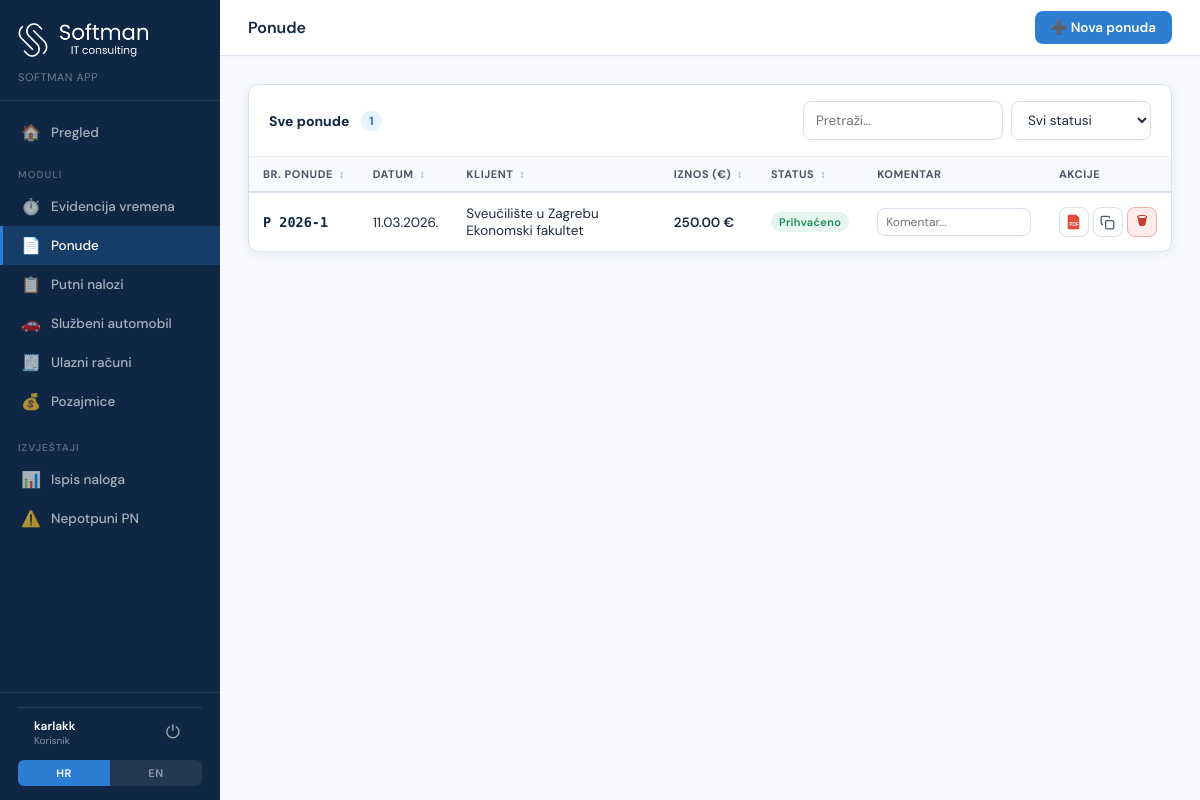
Page /quotes (signed in) on the committed database.
### tables this page shows
CREATE TABLE quotes (
            id INTEGER PRIMARY KEY AUTOINCREMENT,
            auto_id TEXT UNIQUE NOT NULL,
            status TEXT DEFAULT 'draft',
            issue_date TEXT,
            valid_days INTEGER DEFAULT 7,
            place_of_issue TEXT DEFAULT 'Zagreb',
            client_id INTEGER,
            prepared_by_id INTEGER,
            notes TEXT,
            pdv_rate REAL DEFAULT 25,
            total_net REAL DEFAULT 0,
            total_pdv REAL DEFAULT 0,
            total_gross REAL DEFAULT 0,
            pdf_path TEXT,
            created_at TIMESTAMP DEFAULT CURRENT_TIMESTAMP,
            updated_at TIMESTAMP DEFAULT CURRENT_TIMESTAMP
        , comment TEXT);

CREATE TABLE clients (
            id INTEGER PRIMARY KEY AUTOINCREMENT,
            name TEXT NOT NULL,
            is_default INTEGER DEFAULT 0,
            created_at TIMESTAMP DEFAULT CURRENT_TIMESTAMP
        , address TEXT, oib TEXT, is_client INTEGER DEFAULT 1);

### app.py (the view)
@app.route('/quotes')
@require_perm('can_view_quotes')
def quotes_list():
    audit('view', module='ponude', entity='list')
    conn = get_db()
    quotes = conn.execute('''
        SELECT q.*, c.name as client_name
        FROM quotes q LEFT JOIN clients c ON q.client_id = c.id
        WHERE 1=1 ORDER BY q.id DESC
    ''').fetchall()
    conn.close()
    return render_template('quotes_list.html', quotes=rows_to_dicts(quotes))

### app.py (called while the page is built, shortened)
def decode_token(token):
    try:
        return pyjwt.decode(token, JWT_SECRET, algorithms=['HS256'])
    except:
        return None

def get_current_user():
    token = request.cookies.get('auth_token')
    if not token:
        return None
    return decode_token(token)

def require_perm(perm):
    def decorator(f):
        @wraps(f)
        def decorated(*args, **kwargs):
            user = get_current_user()
            if not user:
                return redirect('/login')
            if user.get('is_admin') or user.get(perm):
                return f(*args, **kwargs)
            return render_template('403.html', user=user), 403
        return decorated
    return decorator

@app.context_processor
def inject_current_user():
    user = get_current_user()
    return {'current_user': user or {}}

@app.template_filter('fmt_date')
def fmt_date(value):
    if not value:
        return ''
    try:
        s = str(value)[:10]
        if len(s) == 10 and s[4] == '-':
            y, m, d = s.split('-')
            return f"{d}.{m}.{y}."
        return s
    except:
        return str(value)

def get_db():
    conn = sqlite3.connect(DB_PATH)
    conn.row_factory = sqlite3.Row
    conn.execute("PRAGMA foreign_keys = ON")
    return conn

def rows_to_dicts(rows):
    return [dict(r) for r in rows] if rows else []

def audit(action, module=None, entity=None, entity_id=None, detail=None):
    try:
        from flask import request as _req
        user = get_current_user()
        user_id = user.get('user_id') if user else None
        username = user.get('username') if user else 'nepoznat'
        try:
            ip = _req.headers.get('X-Forwarded-For', _req.remote_addr or '').split(',')[0].strip()
        except:
            ip = None
        conn = get_db()
        conn.execute(
            """INSERT INTO audit_log (user_id, username, action, module, entity, entity_id, detail, ip_address, created_at)
               VALUES (?,?,?,?,?,?,?,?,?)""",
            (user_id, username, action, module, entity, entity_id, detail, ip, datetime.now().isoformat())
        )
        conn.commit()
        conn.close()
    except Exception as e:
        pass  # Audit nikad ne smije srušiti aplikaciju

### templates/quotes_list.html (shortened to what this page needs)
{% extends "base.html" %}
{% set active = 'quotes' %}
{% block topbar_title %}Ponude{% endblock %}
{% block topbar_actions %}
<a href="/quotes/new" class="btn btn-primary" title="Kreiraj novu ponudu">➕ Nova ponuda</a>
{% endblock %}
{% block content %}
<div class="card">
  <div class="card-header">
    <div style="display:flex;align-items:center;gap:12px;">
      <span class="card-title">Sve ponude</span>
      <span style="background:var(--accent-light);color:var(--accent);padding:2px 8px;border-radius:20px;font-size:12px;font-weight:700;" id="q-count">{{ quotes|length }}</span>
    </div>
    <div style="display:flex;gap:8px;">
      <input type="text" id="q-search" class="form-control" style="width:200px;" placeholder="Pretraži..." oninput="filterQuotes()">
      <select id="q-status" class="form-control" style="width:140px;" onchange="filterQuotes()">
        <option value="">Svi statusi</option>
      </select>
    </div>
  </div>
  <div class="table-wrap">
    <table id="q-table">
      <thead>
        <tr>
          <th class="sortable" data-col="0" onclick="sortQ(0)">Br. Ponude <span class="sort-icon">↕</span></th>
          <th class="sortable" data-col="1" onclick="sortQ(1)">Datum <span class="sort-icon">↕</span></th>
          <th class="sortable" data-col="2" onclick="sortQ(2)">Klijent <span class="sort-icon">↕</span></th>
          <th class="sortable" data-col="3" onclick="sortQ(3)">Iznos (€) <span class="sort-icon">↕</span></th>
          <th class="sortable" data-col="4" onclick="sortQ(4)">Status <span class="sort-icon">↕</span></th>
          <th>Komentar</th>
          <th>Akcije</th>
        </tr>
      </thead>
      <tbody id="q-tbody">
        {% for q in quotes %}
        <tr data-status="{{ q.status }}" data-id="{{ q.id }}" data-search="{{ q.auto_id }} {{ q.client_name or '' }}" style="cursor:pointer;">
          <td data-val="{{ q.auto_id }}"><span style="font-family:'DM Mono',monospace;font-weight:600;color:var(--navy);">P {{ q.auto_id }}</span></td>
          <td data-val="{{ q.issue_date or '' }}">{{ q.issue_date|fmt_date or '—' }}</td>
          <td data-val="{{ q.client_name or '' }}">{{ q.client_name or '—' }}</td>
          <td data-val="{{ q.total_gross or 0 }}" style="font-weight:600;">{{ '%.2f'|format(q.total_gross or 0) }} €</td>
          <td data-val="{{ q.status }}">
            {% if q.status == 'draft' %}<span class="badge badge-draft">Nacrt</span>
            {% elif q.status == 'sent' %}<span class="badge badge-submitted">Poslano</span>
            {% elif q.status == 'accepted' %}<span class="badge badge-approved">Prihvaćeno</span>
            {% elif q.status == 'rejected' %}<span class="badge" style="background:#fdecea;color:#c0392b;">Odbijeno</span>
            {% endif %}
          </td>
          <td style="min-width:180px;">
            <div style="display:flex;align-items:center;gap:6px;">
              <input type="text" class="form-control" style="font-size:12px;padding:4px 8px;height:28px;"
                id="comment-{{ q.id }}"
                value="{{ q.comment or '' }}"
                placeholder="Komentar..."
                onblur="saveComment({{ q.id }})">
            </div>
          </td>
          <td>
            <div style="display:flex;gap:4px;align-items:center;">
              <a href="/quotes/{{ q.id }}/pdf" target="_blank" class="btn btn-sm btn-secondary" style="width:30px;height:30px;padding:0;display:flex;align-items:center;justify-content:center;" title="Preuzmi PDF"></a>
              <a href="/quotes/{{ q.id }}/copy" class="btn btn-sm btn-secondary" style="width:30px;height:30px;padding:0;display:flex;align-items:center;justify-content:center;" title="Kopiraj ponudu"><svg width="15" height="15" viewBox="0 0 24 24" fill="none" stroke="currentColor" stroke-width="2"><rect x="9" y="9" width="13" height="13" rx="2"/><path d="M5 15H4a2 2 0 0 1-2-2V4a2 2 0 0 1 2-2h9a2 2 0 0 1 2 2v1"/></svg></a>
              {% if current_user.get('is_admin') or current_user.get('can_delete_quotes') %}
              <button class="btn btn-sm" style="width:30px;height:30px;padding:0;display:flex;align-items:center;justify-content:center;background:#fdecea;color:#c0392b;border:1px solid #f5aca6;" onclick="deleteQuote({{ q.id }}, '{{ q.auto_id }}')" title="Obriši ponudu">🗑</button>
              {% endif %}
            </div>
          </td>
        </tr>
        {% else %}
        <tr><td colspan="6" style="text-align:center;padding:40px;color:var(--gray-400);">
          <div style="font-size:32px;margin-bottom:8px;">📄</div>
          <div>Nema ponuda. Kreirajte prvu!</div>
        </td></tr>
        {% endfor %}
      </tbody>
    </table>
  </div>
</div>
{% endblock %}

### templates/base.html (style rules this page uses)
:root { --navy: #0f2744; --blue: #1a4b8c; --accent: #2d7dd2; --accent-light: #e8f2fc; --green: #1a8a5a; --green-light: #e6f5ef; --amber: #c47d0e; --amber-light: #fef3e2; --red: #c0392b; --red-light: #fdecea; --gray-50: #f7f9fc; --gray-100: #edf1f7; --gray-200: #d8e0eb; --gray-400: #8a99b0; --gray-600: #4a5568; --gray-800: #1e2a3a; --white: #ffffff; --sidebar-w: 220px; --radius: 8px; --shadow: 0 2px 12px rgba(15,39,68,0.08); --shadow-lg: 0 8px 32px rgba(15,39,68,0.12); }
*, *::before, *::after { box-sizing: border-box; margin: 0; padding: 0; }
body { font-family: 'DM Sans', sans-serif; background: var(--gray-50); color: var(--gray-800); display: flex; min-height: 100vh; font-size: 14px; }
.btn { display: inline-flex; align-items: center; gap: 6px; padding: 8px 16px; border-radius: var(--radius); font-family: inherit; font-size: 13.5px; font-weight: 600; cursor: pointer; border: none; transition: all 0.15s; text-decoration: none; white-space: nowrap; }
.btn-primary { background: var(--accent); color: white; }
.btn-secondary { background: white; color: var(--gray-600); border: 1.5px solid var(--gray-200); }
.btn-sm { padding: 5px 10px; font-size: 12px; }
.card { background: white; border-radius: 10px; border: 1px solid var(--gray-200); box-shadow: var(--shadow); }
.card-header { padding: 16px 20px; border-bottom: 1px solid var(--gray-100); display: flex; align-items: center; justify-content: space-between; }
.card-title { font-size: 14px; font-weight: 700; color: var(--navy); }
.form-control { width: 100%; padding: 9px 12px; border: 1.5px solid var(--gray-200); border-radius: var(--radius); font-family: inherit; font-size: 13.5px; color: var(--gray-800); background: white; transition: border-color 0.15s; outline: none; }
select.form-control { cursor: pointer; }
.badge { display: inline-flex; align-items: center; padding: 3px 8px; border-radius: 20px; font-size: 11px; font-weight: 600; letter-spacing: 0.03em; }
.badge-approved { background: var(--green-light); color: var(--green); }
.table-wrap { overflow-x: auto; }
table { width: 100%; border-collapse: collapse; }
th { background: var(--gray-50); padding: 10px 14px; text-align: left; font-size: 11px; font-weight: 700; color: var(--gray-600); text-transform: uppercase; letter-spacing: 0.05em; border-bottom: 2px solid var(--gray-200); white-space: nowrap; }
td { padding: 12px 14px; border-bottom: 1px solid var(--gray-100); font-size: 13.5px; vertical-align: middle; }
tr:last-child td { border-bottom: none; }

### templates/quotes_list.html (style rules this page uses)
.sortable { cursor:pointer;user-select:none; }
.sort-icon { font-size:10px;color:var(--gray-400);margin-left:3px; }

### rows in the picture
quotes: auto_id "2026-1", issue_date|fmt_date "11.03.2026.", name "Sveučilište u Zagrebu Ekonomski fakultet", total_gross "250.00", status "Prihvaćeno"

### other values in the picture
{{ current_user.get('username', '') }} "karlakk"
{{ quotes|length }} "1"
